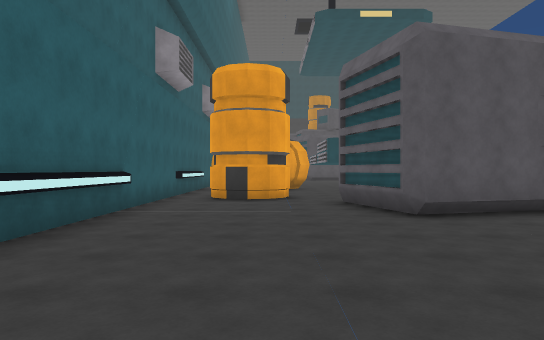
View 1 (above)

24 first-person views from a walk through a Unity game level. The camera is 1.5 m above the floor, looks level and sees 70° across. The floor is counted in squares, 2 m on a side. Each view is taken from the middle of a square. On the plan, view 1 faces up. The plan holds only what a view shows up to about 12 squares ahead; the rest is blank. The place goes on beyond the plan. The player is left out. Surface patterns are stand-ins for the level's own textures.

View 2
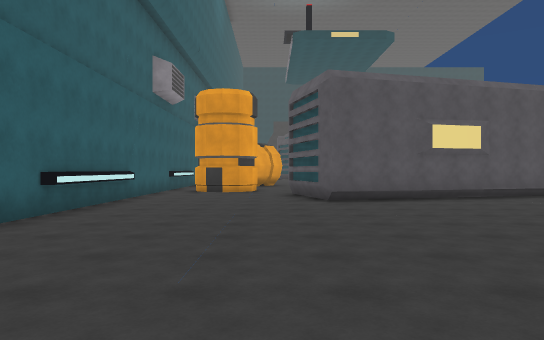

View 3
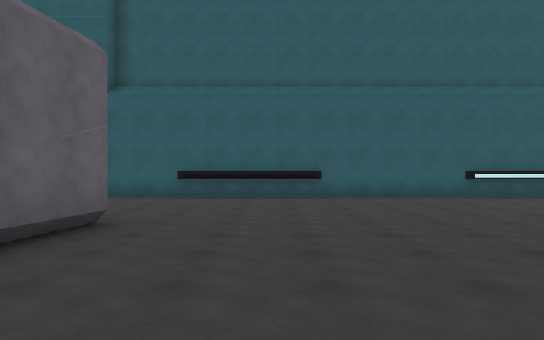

View 4
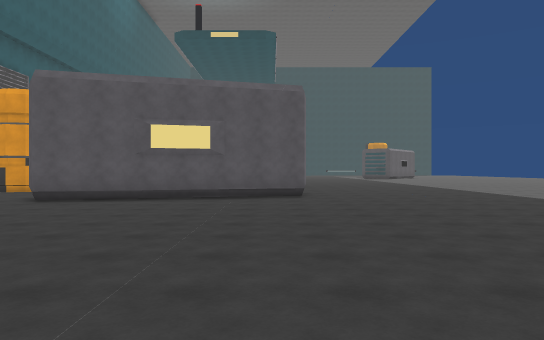

View 5
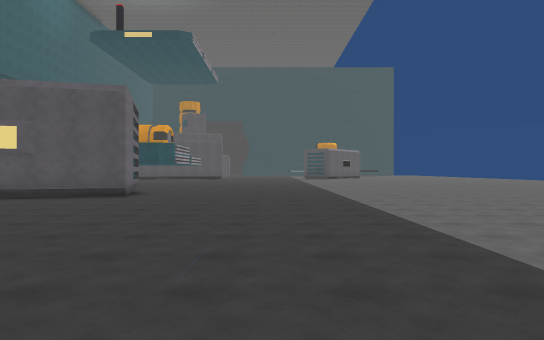

View 6
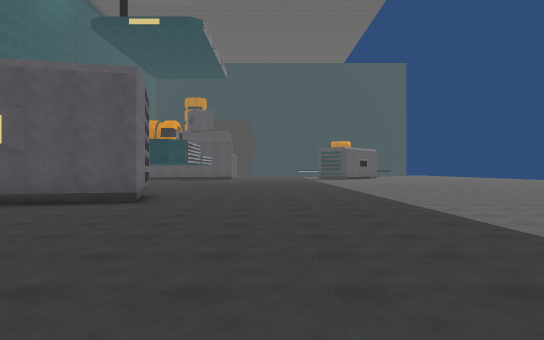

View 7
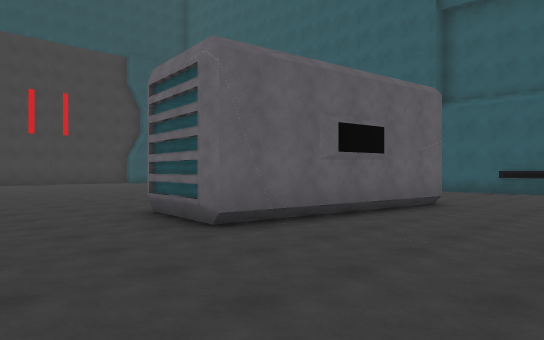

View 8
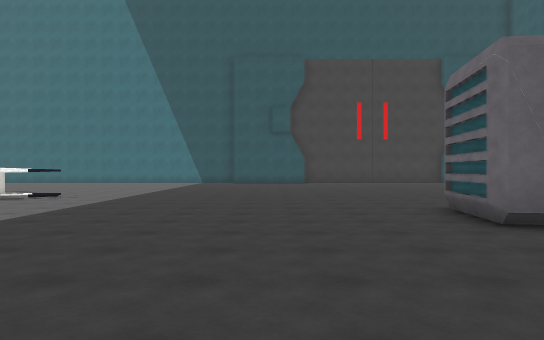

View 9
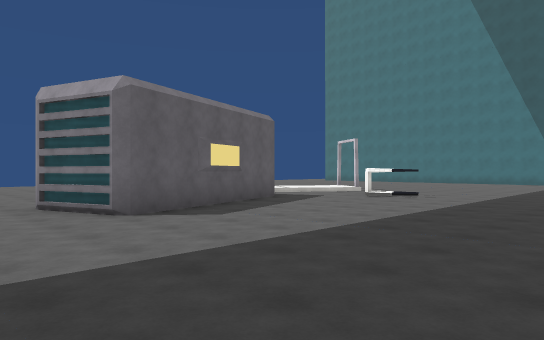

View 10
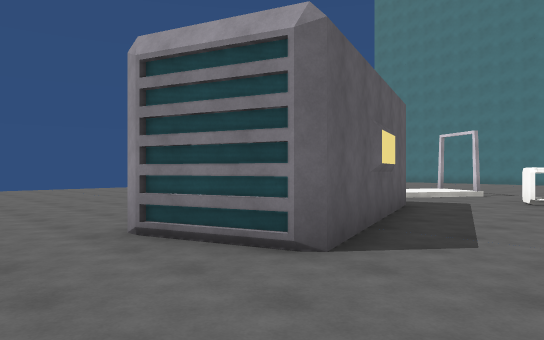

View 11
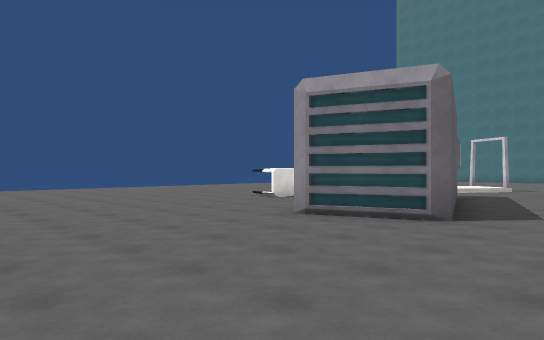

View 12
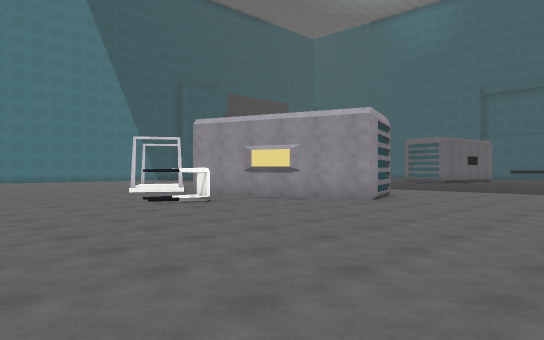

View 13
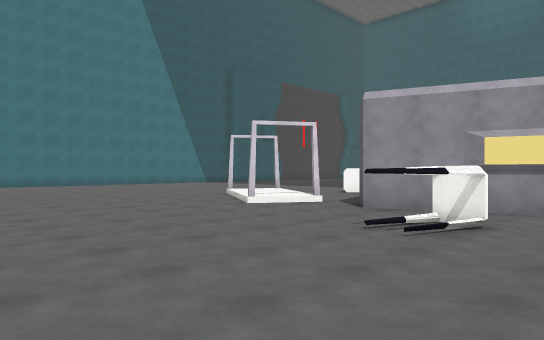

View 14
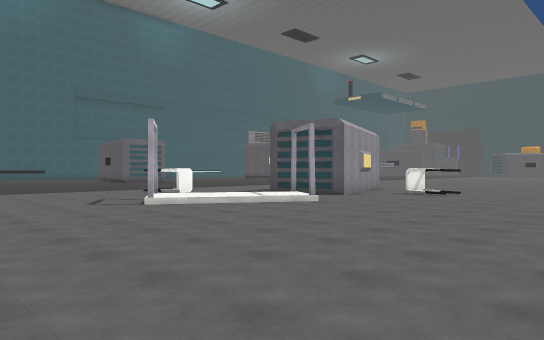

View 15
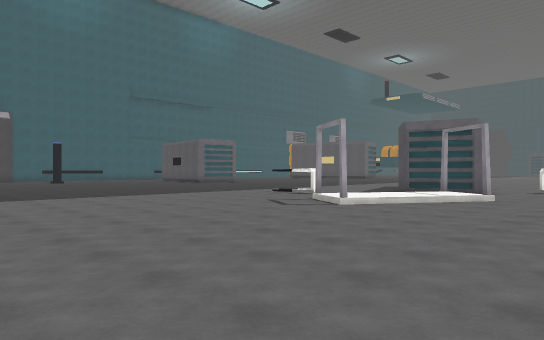

View 16
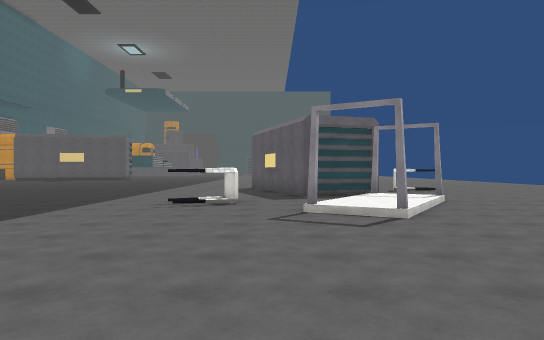

View 17
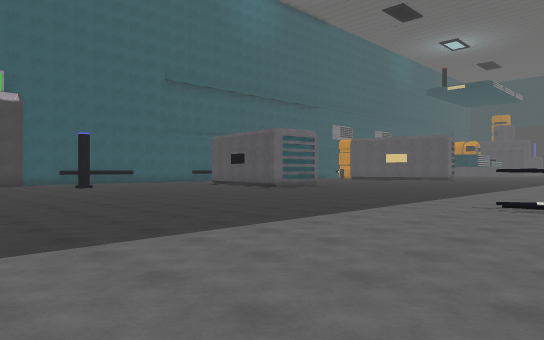

View 18
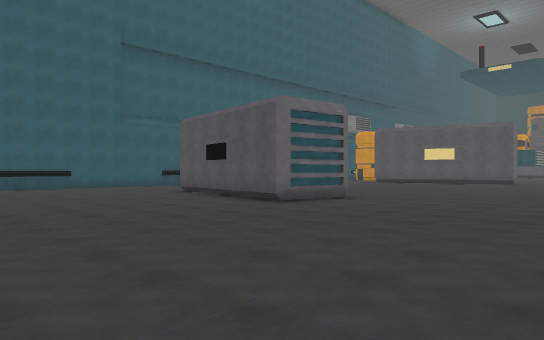

View 19
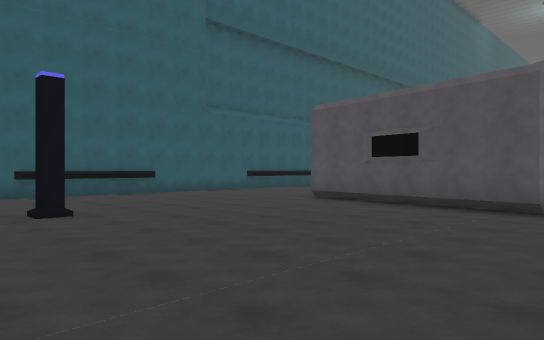

View 20
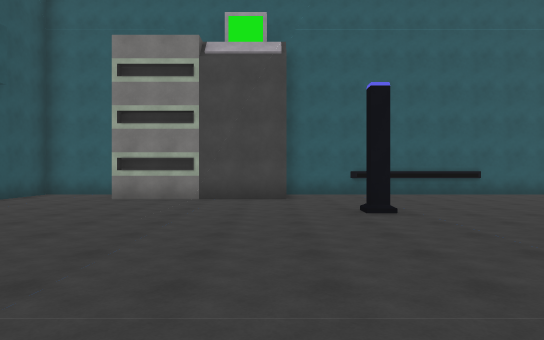

View 21
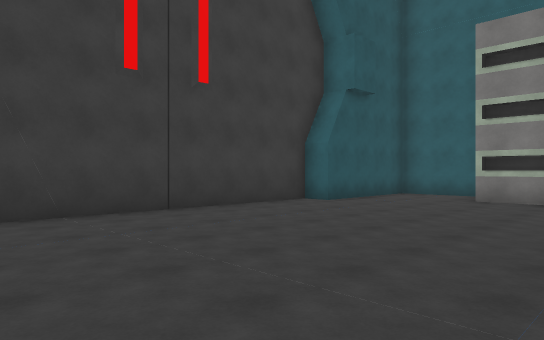

View 22
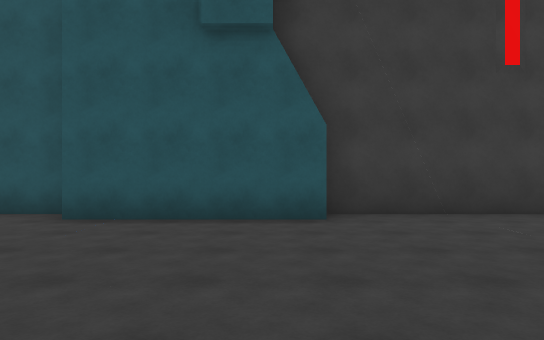

View 23
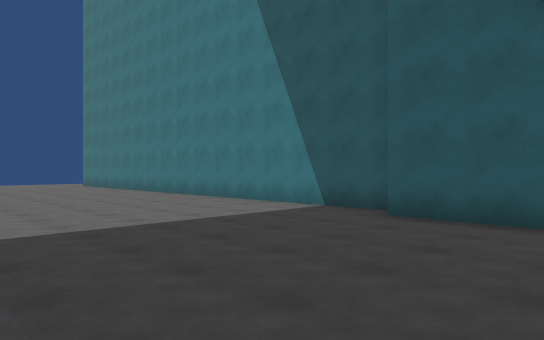

View 24
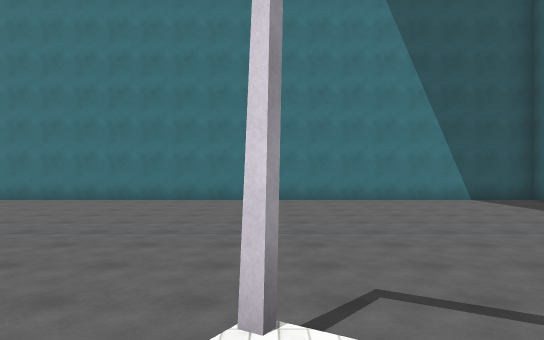

### Floor plan
Points are (right, up) in squares from view 1. A wall is a line through its corners. A room is listed if a view was taken in it or the views show most of it. See-through windows are left out.
Room 1 (views 1, 2, 3, 4, 5, 6, 7, 8, 9, 10, 11, 12, 13, 14, 15, 16, 17, 18, 19, 20, 21, 22, 23, 24)
walls: (18.4, -2.8) (20.5, -2) (22.3, -7.2) (20.3, -7.9); (19.9, -8) (18.1, -2.8); (21.5, -8.7) (22.3, -9.1); (20.4, -12.5) (19.6, -12) (19.9, -11.7); (21.2, -13) (20.8, -12.7); (2.5, -4.3) (8, -5) (7.7, -7.5) (2.2, -6.7); (8.3, 10.6) (9, 8.2) (8.9, 7.9) (2.4, 6.1) (2.2, 6.3) (1.5, 8.9); (9.1, -21.9) (13.2, -21.9) (13.2, -22.6) (29.2, -22.6); (-2.6, -0.7) (-2.6, -4.5); (-0.9, -14.6) (-0.9, -19.1); (-2.8, -12) (-2.8, -14.6); (-1.2, -17) (-1.2, -19); (-2.6, 7.3) (-2.6, 3.5); (-2.8, 9.5) (-2.8, -11.5); (-2.8, -19.6) (-2.8, -21.9) (1.1, -21.9) (1.1, -22.6) (9.1, -22.6)
low walls: (22.9, -9.9) (22.6, -10.4)
ways out: opening at (-2, 10.5)
objects: barrel (0, 10); pillar (2, -13); stool (17, -11) to (18, -10); stool (24, -5) to (25, -5)

Where each view was taken, in squares from view 1:
view 1: 0 up, 0 right, facing up
view 2: 3 down, 1 right, facing up
view 3: 2 down, 8 right, facing left
view 4: 3 down, 8 right, facing up
view 5: 3 down, 13 right, facing up
view 6: 1 down, 12 right, facing up
view 7: 1 down, 11 right, facing down-left
view 8: 0 up, 11 right, facing down
view 9: 0 up, 12 right, facing down-right
view 10: 0 up, 16 right, facing down-right
view 11: 3 up, 16 right, facing down-right
view 12: 3 up, 29 right, facing down-left
view 13: 3 down, 29 right, facing down-left
view 14: 17 down, 29 right, facing up-left
view 15: 20 down, 26 right, facing up-left
view 16: 19 down, 19 right, facing up
view 17: 19 down, 19 right, facing up-left
view 18: 14 down, 14 right, facing up-left
view 19: 15 down, 9 right, facing up-left
view 20: 15 down, 9 right, facing left
view 21: 16 down, 9 right, facing down-left
view 22: 16 down, 10 right, facing down
view 23: 16 down, 10 right, facing down-right
view 24: 11 down, 21 right, facing down
